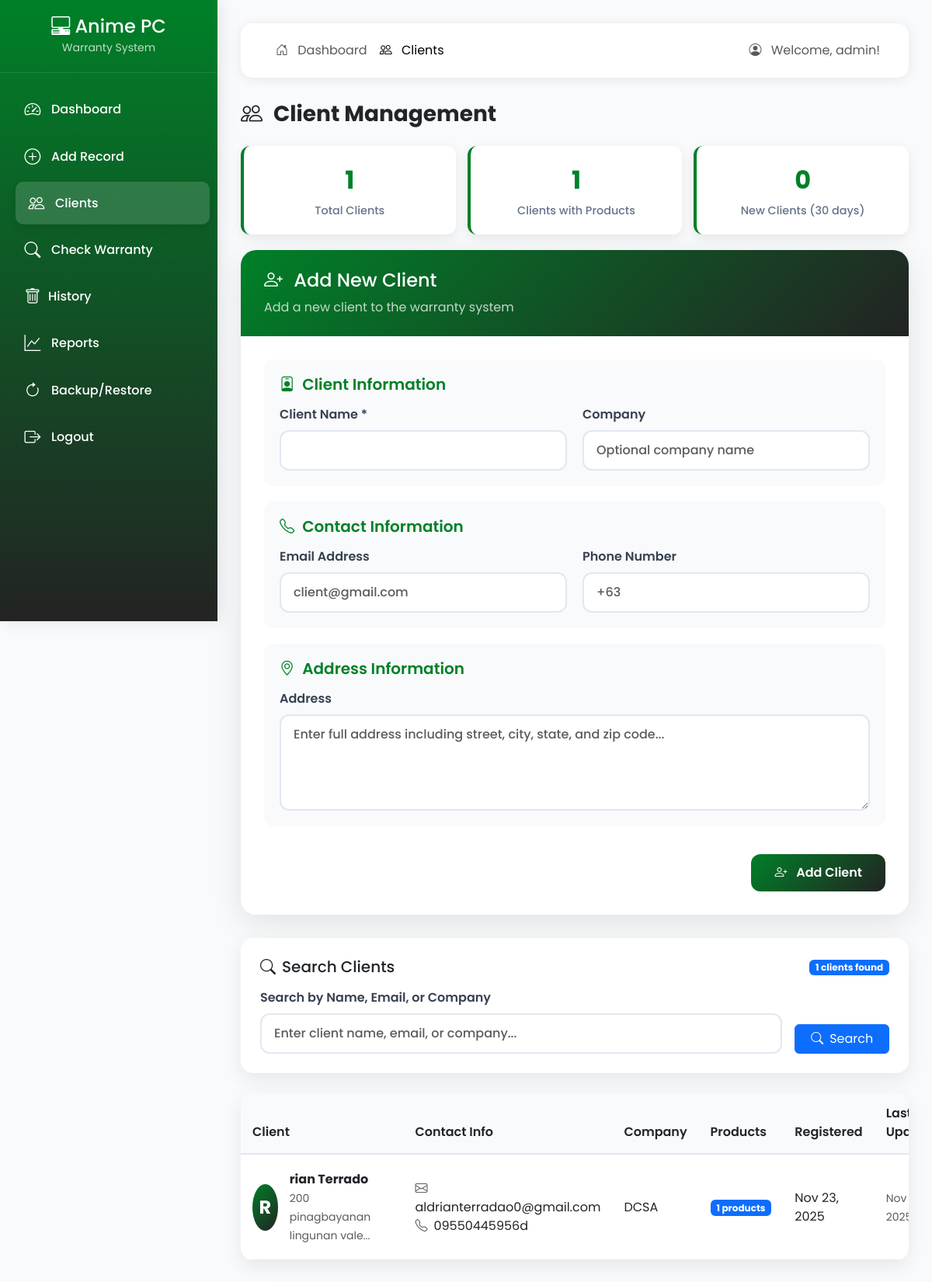
The page /clients.php (signed in) on the database its author committed.
### tables this page shows
CREATE TABLE `clients` (
  `id` int(11) NOT NULL AUTO_INCREMENT,
  `client_name` varchar(255) NOT NULL,
  `email` varchar(255) DEFAULT NULL,
  `phone` varchar(20) DEFAULT NULL,
  `address` text DEFAULT NULL,
  `company` varchar(255) DEFAULT NULL,
  `created_at` timestamp NOT NULL DEFAULT current_timestamp(),
  `updated_at` timestamp NOT NULL DEFAULT current_timestamp() ON UPDATE current_timestamp(),
  PRIMARY KEY (`id`)
);

### clients.php (the view, shortened to what this page needs)
<?php
include 'config.php';
$editClient = null;
$search = isset($_GET['search']) ? $_GET['search'] : '';
$query = "SELECT c.*, COUNT(p.id) as product_count
          FROM clients c
          LEFT JOIN products p ON c.id = p.client_id
          WHERE 1=1";
$params = [];
$query .= " GROUP BY c.id ORDER BY c.created_at DESC";
$stmt = $pdo->prepare($query);
$stmt->execute($params);
$clients = $stmt->fetchAll();
?>
<!DOCTYPE html>
<html lang="en">
<head>
    <link href="https://cdn.jsdelivr.net/npm/bootstrap@5.3.0-alpha1/dist/css/bootstrap.min.css" rel="stylesheet">
    <link rel="stylesheet" href="https://cdn.jsdelivr.net/npm/bootstrap-icons@1.11.0/font/bootstrap-icons.css">
   <link rel="stylesheet" href="client.css">
</head>
<body>
    <div class="sidebar">
        <div class="sidebar-brand">
            <h4 class="mb-0"><i class="bi bi-pc-display-horizontal"></i> <span>Anime PC</span></h4>
            <small class="opacity-75">Warranty System</small>
        </div>
        <ul class="sidebar-nav">
            <li><a href="dashboard.php"><i class="bi bi-speedometer2"></i> <span>Dashboard</span></a></li>
            <li><a href="products.php"><i class="bi bi-plus-circle"></i> <span>Add Record</span></a></li>
            <li><a href="clients.php" class="active"><i class="bi bi-people"></i> <span>Clients</span></a></li>
            <li><a href="warranty.php"><i class="bi bi-search"></i> <span>Check Warranty</span></a></li>
                                <li><a href="history.php"><i class="bi bi-trash me-2  "></i> <span>History</span></a></li>
            <li><a href="reports.php"><i class="bi bi-graph-up"></i> <span>Reports</span></a></li>
            <li><a href="backup.php"><i class="bi bi-arrow-clockwise"></i> <span>Backup/Restore</span></a></li>
            <li> <a href="Login.php" class="logout-btn" id="logoutBtn">
    <i class="bi bi-box-arrow-right"></i> <span>Logout</span>
</a></li>
        </ul>
    </div>
    <div class="main-content">
        <nav class="navbar navbar-expand-lg navbar-light navbar-custom">
            <div class="container-fluid">
                <div class="collapse navbar-collapse" id="navbarNav">
                    <ul class="navbar-nav me-auto">
                        <li class="nav-item">
                            <a class="nav-link" href="dashboard.php"><i class="bi bi-house-door me-2"></i> Dashboard</a>
                        </li>
                        <li class="nav-item">
                            <a class="nav-link active" href="#"><i class="bi bi-people me-2"></i> Clients</a>
                        </li>
                    </ul>
                    <span class="navbar-text">
                        <i class="bi bi-person-circle me-2"></i> Welcome, <?php echo htmlspecialchars($_SESSION['username']); ?>!
                    </span>
                </div>
            </div>
        </nav>
        <h1 class="h3 fw-bold text-dark mb-4">
            <i class="bi <?php echo $editClient ? 'bi-pencil' : 'bi-people'; ?> me-2"></i>
            <?php echo $editClient ? 'Edit Client' : 'Client Management'; ?>
        </h1>
        <?php if (!$editClient): ?>
        <div class="client-stats">
            <?php
            $totalClients = $pdo->query("SELECT COUNT(*) FROM clients")->fetchColumn();
            $clientsWithProducts = $pdo->query("SELECT COUNT(DISTINCT client_id) FROM products WHERE client_id IS NOT NULL")->fetchColumn();
            $recentClients = $pdo->query("SELECT COUNT(*) FROM clients WHERE created_at >= DATE_SUB(NOW(), INTERVAL 30 DAY)")->fetchColumn();
            ?>
            <div class="stat-card">
                <div class="stat-number"><?php echo $totalClients; ?></div>
                <div class="stat-label">Total Clients</div>
            </div>
            <div class="stat-card">
                <div class="stat-number"><?php echo $clientsWithProducts; ?></div>
                <div class="stat-label">Clients with Products</div>
            </div>
            <div class="stat-card">
                <div class="stat-number"><?php echo $recentClients; ?></div>
                <div class="stat-label">New Clients (30 days)</div>
            </div>
        </div>
        <?php endif; ?>
        <div class="form-card">
            <div class="form-header">
                <h4 class="mb-2">
                    <i class="bi <?php echo $editClient ? 'bi-pencil' : 'bi-person-plus'; ?> me-2"></i>
                    <?php echo $editClient ? 'Edit Client' : 'Add New Client'; ?>
                </h4>
                <p class="mb-0 opacity-75">
                    <?php echo $editClient ? 'Update client information and contact details' : 'Add a new client to the warranty system'; ?>
                </p>
            </div>
            <div class="form-body">
                <form id="clientForm" method="POST">
                    <div class="form-section">
                        <h5 class="section-title"><i class="bi bi-person-badge"></i> Client Information</h5>
                        <div class="form-grid">
                            <div>
                                <label for="client_name" class="form-label">Client Name *</label>
                                <input type="text" class="form-control" id="client_name" name="client_name"
                                       value="<?php echo $editClient ? htmlspecialchars($editClient['client_name']) : ''; ?>" required>
                            </div>
                            <div>
                                <label for="company" class="form-label">Company</label>
                                <input type="text" class="form-control" id="company" name="company"
                                       value="<?php echo $editClient ? htmlspecialchars($editClient['company']) : ''; ?>"
                                       placeholder="Optional company name">
                            </div>
                        </div>
                    </div>
                    <div class="form-section">
                        <h5 class="section-title"><i class="bi bi-telephone"></i> Contact Information</h5>
                        <div class="form-grid">
                            <div>
                                <label for="email" class="form-label">Email Address</label>
                                <input type="email" class="form-control" id="email" name="email"
                                       value="<?php echo $editClient ? htmlspecialchars($editClient['email']) : ''; ?>"
                                       placeholder="client@gmail.com">
                            </div>
                            <div>
                                <label for="phone" class="form-label">Phone Number</label>
                                <input type="tel" class="form-control" id="phone" name="phone"
                                       value="<?php echo $editClient ? htmlspecialchars($editClient['phone']) : ''; ?>"
                                       placeholder="+63">
                            </div>
                        </div>
                    </div>
                    <div class="form-section">
                        <h5 class="section-title"><i class="bi bi-geo-alt"></i> Address Information</h5>
                        <div>
                            <label for="address" class="form-label">Address</label>
                            <textarea class="form-control form-textarea" id="address" name="address" rows="4"
                                      placeholder="Enter full address including street, city, state, and zip code..."><?php echo $editClient ? htmlspecialchars($editClient['address']) : ''; ?></textarea>
                        </div>
                    </div>
                    <div class="d-flex justify-content-between pt-3">
                        <button type="submit" class="btn btn-custom">
                            <i class="bi <?php echo $editClient ? 'bi-check-circle' : 'bi-person-plus'; ?> me-2"></i>
                            <?php echo $editClient ? 'Update Client' : 'Add Client'; ?>
                        </button>
                    </div>
                </form>
            </div>
        </div>
        <div class="search-box">
            <div class="d-flex justify-content-between align-items-center mb-3">
                <h5 class="mb-0"><i class="bi bi-search me-2"></i>Search Clients</h5>
                <div>
                    <span class="badge bg-primary"><?php echo count($clients); ?> clients found</span>
                </div>
            </div>
            <form method="GET">
                <div class="row g-3 align-items-end">
                    <div class="col-md-10">
                        <label class="form-label">Search by Name, Email, or Company</label>
                        <input type="text" class="form-control" name="search" placeholder="Enter client name, email, or company..." value="<?php echo htmlspecialchars($search); ?>">
                    </div>
                    <div class="col-md-2">
                        <button type="submit" class="btn btn-primary w-100">
                            <i class="bi bi-search me-2"></i>Search
                        </button>
                    </div>
                </div>
            </form>
        </div>
        <div class="client-table">
            <div class="table-responsive">
                <table class="table table-hover mb-0">
                    <thead>
                        <tr>
                            <th>Client</th>
                            <th>Contact Info</th>
                            <th>Company</th>
                            <th>Products</th>
                            <th>Registered</th>
                            <th>Last Updated</th>
                        </tr>
                    </thead>
                    <tbody>
                        <?php if (count($clients) > 0): ?>
                            <?php foreach ($clients as $client):
                                $initial = strtoupper(substr($client['client_name'], 0, 1));
                            ?>
                                <tr>
                                    <td>
                                        <div class="d-flex align-items-center">
                                            <div class="client-avatar">
                                                <?php echo $initial; ?>
                                            </div>
                                            <div>
                                                <strong><?php echo htmlspecialchars($client['client_name']); ?></strong>
                                                <?php if ($client['address']): ?>
                                                    <br><small class="text-muted"><?php echo substr(htmlspecialchars($client['address']), 0, 30); ?>...</small>
                                                <?php endif; ?>
                                            </div>
                                        </div>
                                    </td>
                                    <td>
                                        <?php if ($client['email']): ?>
                                            <div><i class="bi bi-envelope me-2 text-muted"></i><?php echo htmlspecialchars($client['email']); ?></div>
                                        <?php endif; ?>
                                        <?php if ($client['phone']): ?>
                                            <div><i class="bi bi-telephone me-2 text-muted"></i><?php echo htmlspecialchars($client['phone']); ?></div>
                                        <?php endif; ?>
                                    </td>
                                    <td><?php echo htmlspecialchars($client['company'] ?: 'N/A'); ?></td>
                                    <td>
                                        <span class="badge bg-<?php echo $client['product_count'] > 0 ? 'primary' : 'secondary'; ?>">
                                            <?php echo $client['product_count']; ?> products
                                        </span>
                                    </td>
                                    <td><?php echo date('M j, Y', strtotime($client['created_at'])); ?></td>
                                    <td>
                                        <small class="text-muted">
                                            <?php echo $client['updated_at'] ? date('M j, Y', strtotime($client['updated_at'])) : 'Never'; ?>
                                        </small>
                                    </td>
                                </tr>
                            <?php endforeach; ?>
                        <?php endif; ?>
                    </tbody>
                </table>
            </div>
        </div>
    </div>
</body>
</html>

### rows shown on the page
clients: client_name "R", client_name "rian Terrado", address "200 pinagbayanan lingunan vale", email "aldrianterradao0@gmail.com", phone "09550445956d", company "DCSA", product_count "1", created_at "Nov 23, 2025", updated_at "Nov…"

### other values the page prints
$_SESSION['username'] "admin"
$totalClients "1"
$clientsWithProducts "1"
$recentClients "0"
count($clients) "1"
